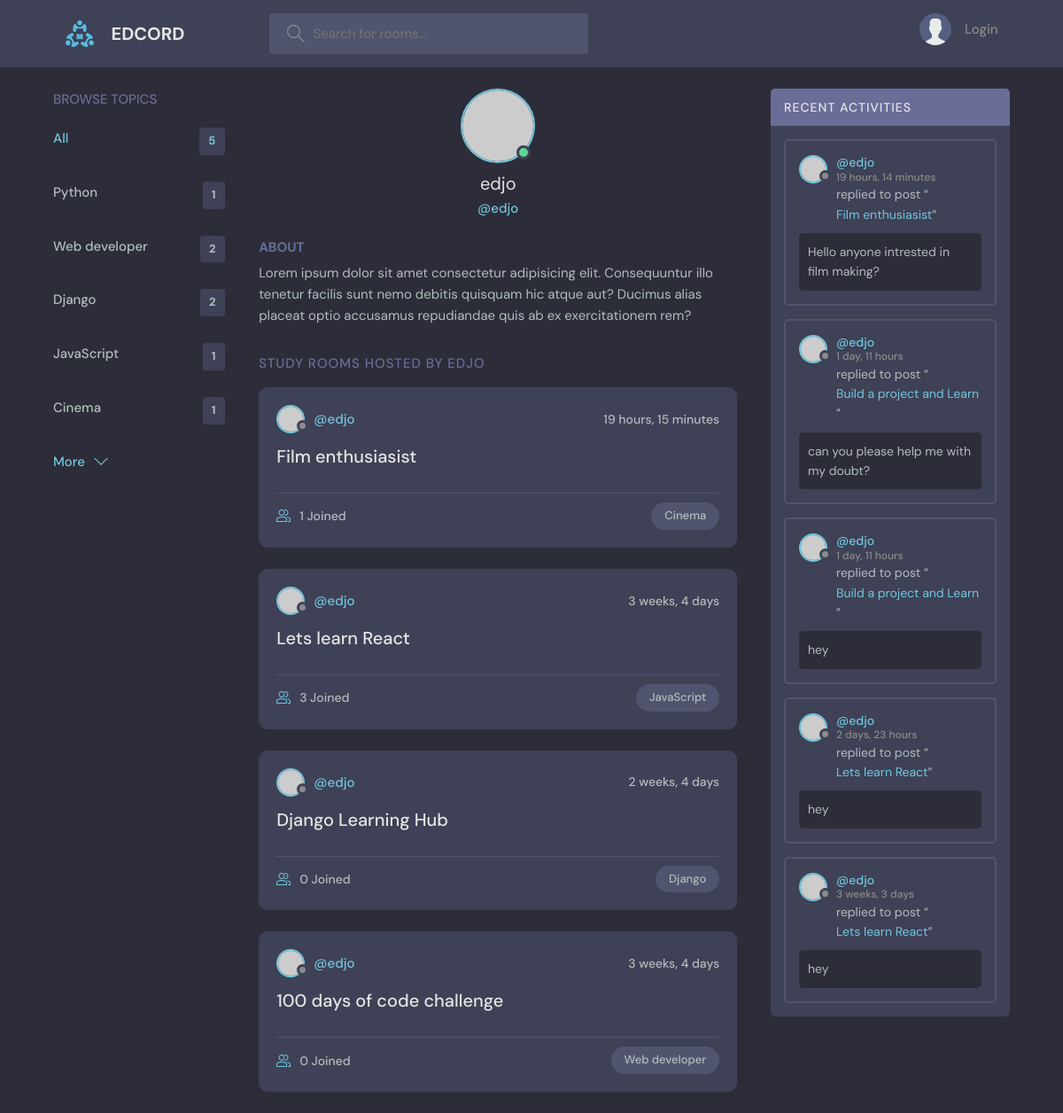
Before: /user-profile/1 with the older database file.
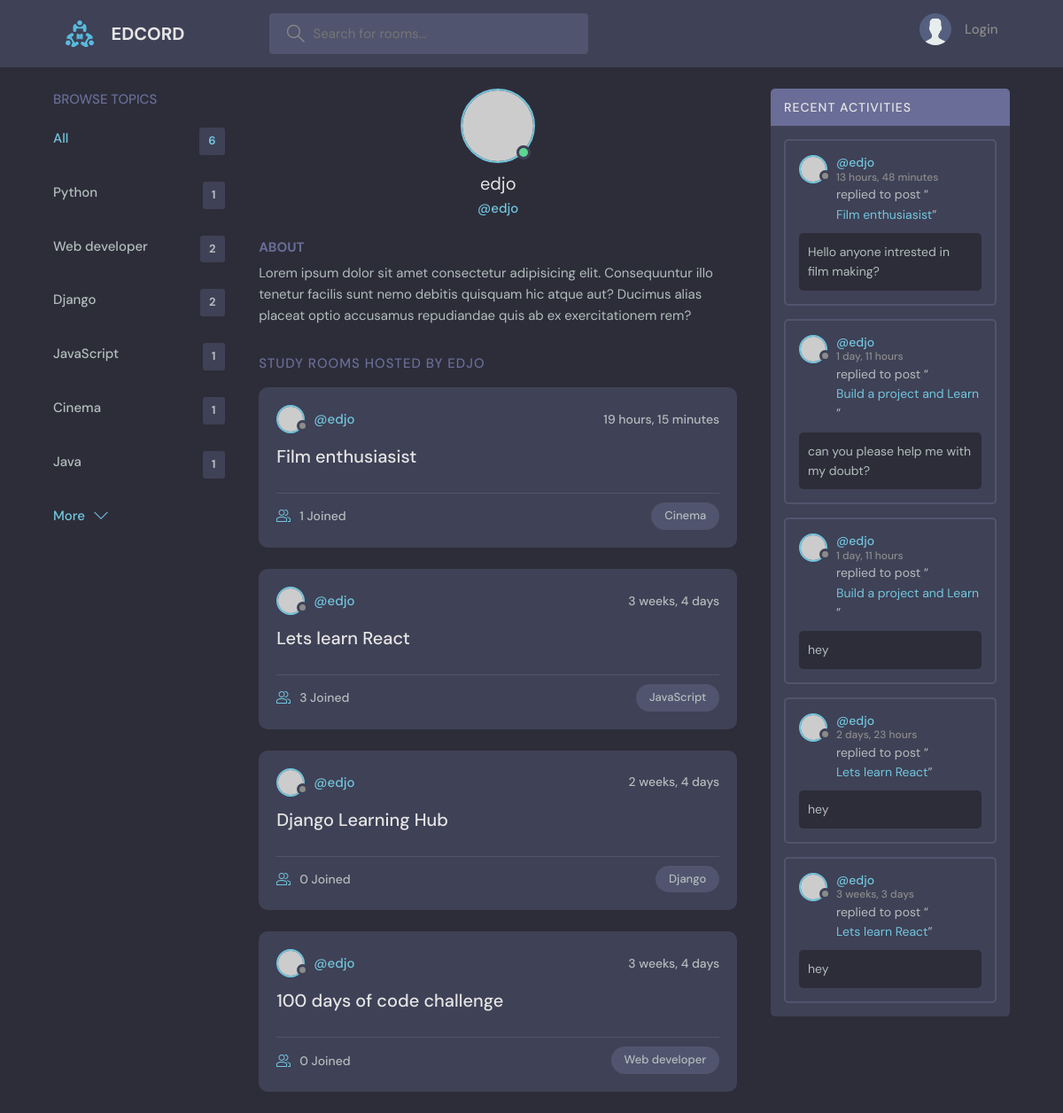
After: the same page with the newer database file.
### base/models.py (models this page shows, shortened)
class Topic(models.Model):
    name=models.CharField(max_length=200)

class Room(models.Model):
    host=models.ForeignKey(User,on_delete=SET_NULL,null=True)
    topic=models.ForeignKey(Topic,on_delete=CASCADE,null=True)
    name=models.CharField(max_length=200)
    description=models.TextField(null=True,blank=True)
    participants=models.ManyToManyField(User,related_name='participants',blank=True)
    updated=models.DateTimeField(auto_now=True)
    created=models.DateTimeField(auto_now_add=True)
    def __str__(self):
        return self.name
    class Meta:
        ordering=['-updated','-created']

class Message(models.Model):
    user=models.ForeignKey(User,on_delete=CASCADE)
    room=models.ForeignKey(Room,on_delete=CASCADE)
    body=models.TextField()
    updated=models.DateTimeField(auto_now=True)
    created=models.DateTimeField(auto_now_add=True)
    class Meta:
        ordering=['-updated','-created']
    def __str__(self):
        return self.body[0:50]

### base/views.py (the view)
# urls.py: path('user-profile/<str:pk>',views.UserProfile,name='user-profile'),
def UserProfile(request,pk):
    user=User.objects.get(id=pk)
    rooms=user.room_set.all()
    room_messages=user.message_set.all()
    topics = Topic.objects.all()
    context={'user':user,'rooms':rooms,'room_messages':room_messages,'topics':topics}
    return render(request,'base/profile.html',context)

### base/templates/base/profile.html (shortened to what this page needs)
{% extends 'main.html' %}
{% block content %}
  <main class="profile-page layout layout--3">
    <div class="container">
      {% include 'base/topic_component.html' %}
      <div class="roomList">
        <div class="profile">
          <div class="profile__avatar">
            <div class="avatar avatar--large active">
              <img src="https://randomuser.me/api/portraits/men/11.jpg" />
            </div>
          </div>
          <div class="profile__info">
            <h3>{{user.username}}</h3>
            <p>@{{user.username}}</p>
          </div>
          <div class="profile__about">
            <h3>About</h3>
            <p>
              Lorem ipsum dolor sit amet consectetur adipisicing elit. Consequuntur illo tenetur
              facilis sunt nemo debitis quisquam hic atque aut? Ducimus alias placeat optio
              accusamus repudiandae quis ab ex exercitationem rem?
            </p>
          </div>
        </div>
        <div class="roomList__header">
          <div>
            <h2>Study Rooms Hosted by {{user.username}}</a>
            </h2>
          </div>
        </div>
        {% include 'base/feed_component.html'%}
      </div>
      {% include 'base/activity_component.html' %}
    </div>
  </main>
{% endblock %}

### base/templates/base/topic_component.html
    <div class="topics">
      <div class="topics__header">
        <h2>Browse Topics</h2>
      </div>
      <ul class="topics__list">
        <li>
          <a href="{% url 'home' %}" class="active">All <span>{{topics.count}}</span></a>
        </li>
        {% for topic in topics%}
        <li>
          <a href="{% url 'home' %}?q={{topic.name}}">{{topic.name}} <span>{{topic.room_set.all.count}}</span></a>
        </li>
        {% endfor %}
      </ul>
      <a class="btn btn--link" href="{% url 'topics' %}">
        More
        <svg
          version="1.1"
          xmlns="http://www.w3.org/2000/svg"
          width="32"
          height="32"
          viewBox="0 0 32 32"
        >
          <title>chevron-down</title>
          <path d="M16 21l-13-13h-3l16 16 16-16h-3l-13 13z"></path>
        </svg>
      </a>
    </div>

### base/templates/base/feed_component.html (shortened to what this page needs)
{% for room in rooms%}
<div class="roomListRoom">
  <div class="roomListRoom__header">
    <a
      href="{% url 'user-profile' room.host.id %}"
      class="roomListRoom__author"
    >
      <div class="avatar avatar--small">
        <img src="https://randomuser.me/api/portraits/women/11.jpg" />
      </div>
      <span>@{{room.host.username}}</span>
    </a>
    <div class="roomListRoom__actions">
      <span>{{room.created|timesince}}</span>
    </div>
  </div>
  <div class="roomListRoom__content">
    <a href="{% url 'room' room.id %}">{{room.name}}</a>
  </div>
  <div class="roomListRoom__meta">
    <a href="{% url 'room' room.id %}" class="roomListRoom__joined">
      {{room.participants.all.count}} Joined
    </a>
    <p class="roomListRoom__topic">{{room.topic.name}}</p>
  </div>
</div>
{% endfor %}

### base/templates/base/activity_component.html (shortened to what this page needs)
<div class="activities">
    <div class="activities__header">
      <h2>Recent Activities</h2>
    </div>
{% for message in room_messages %}
<div class="activities__box">
    <div class="activities__boxHeader roomListRoom__header">
      <a href="{% url 'user-profile' message.user.id %}" class="roomListRoom__author">
        <div class="avatar avatar--small">
          <img src="https://randomuser.me/api/portraits/women/11.jpg" />
        </div>
        <p>
          @{{message.user}}
          <span>{{message.created|timesince}}</span>
        </p>
      </a>
    </div>
    <div class="activities__boxContent">
      <p>
        replied to post “<a href="{% url 'room' message.room.id %}">{{message.room}}</a
        >”
      </p>
      <div class="activities__boxRoomContent">
        {{message.body}}
      </div>
    </div>
  </div>
{% endfor %}
</div>

Changed rows visible on the page:
removed Message: user "edjo", created "19 hours, 14 minutes", room "Film enthusiasist", body "Hello anyone intrested in film making?"
added Topic: name "Java", room_set.all.count "1"
added Message: user "edjo", created "13 hours, 48 minutes", room "Film enthusiasist", body "Hello anyone intrested in film making?"
Other visible differences:
{{ topics.count }}: "5" → "6"
